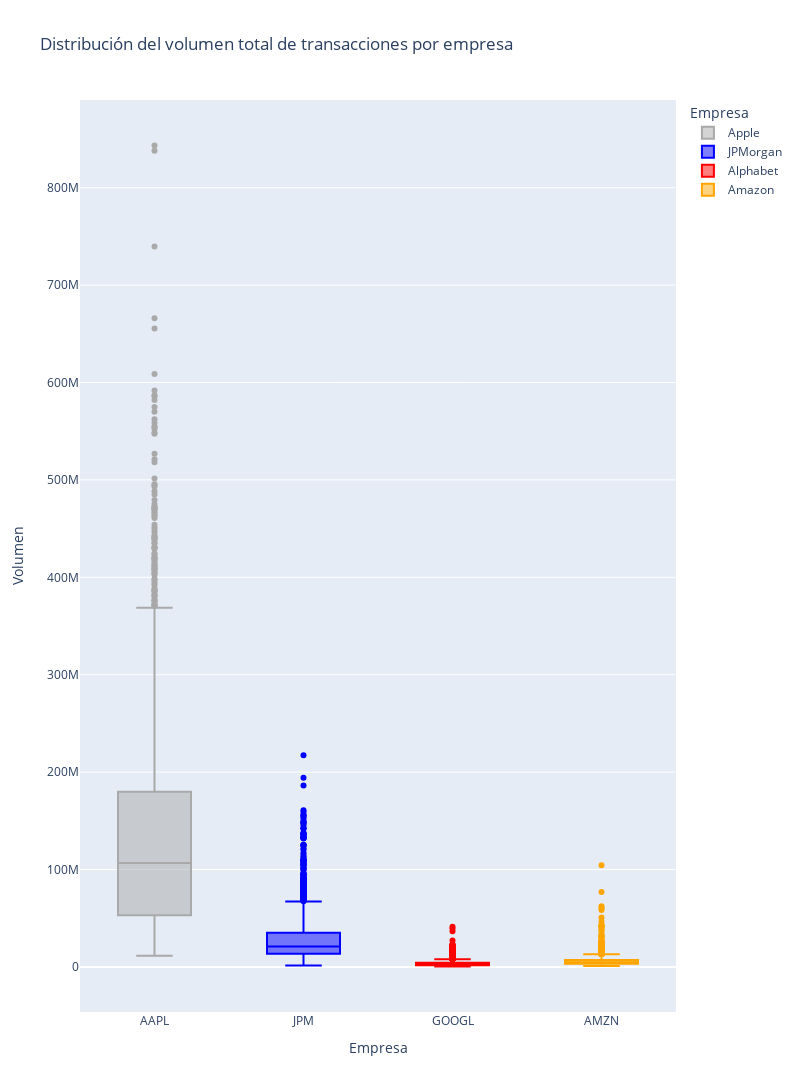

This figure's notebook cell:
### Markdown cell above
## Distribución del volumen total de transacciones por empresa para todo el período. Sólo incluir AAPL, JPM, GOOGL y AMZN

### Code cell
filtered_df = df[df['name'].isin(['AAPL', 'JPM', 'GOOGL', 'AMZN'])]

fig = px.box(filtered_df, x='name', y='volume', color='name',
             color_discrete_sequence=['darkgray', 'blue', 'red', 'orange'],
             title='Distribución del volumen total de transacciones por empresa',
             labels={'name': 'Empresa', 'volume': 'Volumen'},
             width=800, height=1500)

fig.update_layout(yaxis=dict(title_standoff=20))

for trace in fig.data:
    trace.name = name_mapping[trace.name]

fig.show()

### Figure 1 — Plotly figure (JSON) as saved in the notebook; plotly's stock layout.template omitted (floating-point values rounded to 4 significant figures; data arrays with more than 128 entries replaced by an {"elided": "..."} marker saying what was removed)
{"data": [{"alignmentgroup": "True", "hovertemplate": "Empresa=%{x}<br>Volumen=%{y}<extra></extra>", "legendgroup": "AAPL", "marker": {"color": "darkgray"}, "name": "Apple", "notched": false, "offsetgroup": "AAPL", "orientation": "v", "showlegend": true, "type": "box", "x": {"elided": "3019 str values"}, "x0": " ", "xaxis": "x", "y": {"elided": "3019 int values"}, "y0": " ", "yaxis": "y"}, {"alignmentgroup": "True", "hovertemplate": "Empresa=%{x}<br>Volumen=%{y}<extra></extra>", "legendgroup": "JPM", "marker": {"color": "blue"}, "name": "JPMorgan", "notched": false, "offsetgroup": "JPM", "orientation": "v", "showlegend": true, "type": "box", "x": {"elided": "3020 str values"}, "x0": " ", "xaxis": "x", "y": {"elided": "3020 int values"}, "y0": " ", "yaxis": "y"}, {"alignmentgroup": "True", "hovertemplate": "Empresa=%{x}<br>Volumen=%{y}<extra></extra>", "legendgroup": "GOOGL", "marker": {"color": "red"}, "name": "Alphabet", "notched": false, "offsetgroup": "GOOGL", "orientation": "v", "showlegend": true, "type": "box", "x": {"elided": "3019 str values"}, "x0": " ", "xaxis": "x", "y": {"elided": "3019 int values"}, "y0": " ", "yaxis": "y"}, {"alignmentgroup": "True", "hovertemplate": "Empresa=%{x}<br>Volumen=%{y}<extra></extra>", "legendgroup": "AMZN", "marker": {"color": "orange"}, "name": "Amazon", "notched": false, "offsetgroup": "AMZN", "orientation": "v", "showlegend": true, "type": "box", "x": {"elided": "3019 str values"}, "x0": " ", "xaxis": "x", "y": {"elided": "3019 int values"}, "y0": " ", "yaxis": "y"}], "layout": {"boxmode": "overlay", "height": 1500, "legend": {"title": {"text": "Empresa"}, "tracegroupgap": 0}, "title": {"text": "Distribución del volumen total de transacciones por empresa"}, "width": 800, "xaxis": {"anchor": "y", "categoryarray": ["AAPL", "JPM", "GOOGL", "AMZN"], "categoryorder": "array", "domain": [0, 1], "title": {"text": "Empresa"}}, "yaxis": {"anchor": "x", "domain": [0, 1], "title": {"standoff": 20, "text": "Volumen"}}}}
